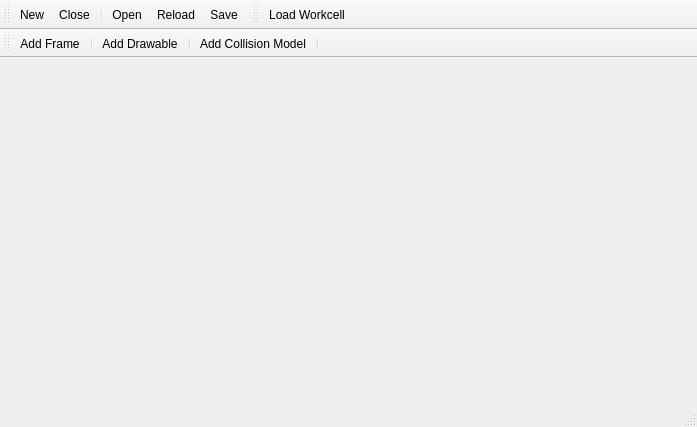
<?xml version="1.0" encoding="UTF-8"?>
<ui version="4.0">
 <class>WorkcellEditorWindow</class>
 <widget class="QMainWindow" name="WorkcellEditorWindow">
  <property name="geometry">
   <rect>
    <x>0</x>
    <y>0</y>
    <width>697</width>
    <height>427</height>
   </rect>
  </property>
  <property name="windowTitle">
   <string>Workcell Editor</string>
  </property>
  <widget class="QWidget" name="centralwidget"/>
  <widget class="QToolBar" name="_fileToolBar">
   <property name="windowTitle">
    <string>toolBar</string>
   </property>
   <attribute name="toolBarArea">
    <enum>TopToolBarArea</enum>
   </attribute>
   <attribute name="toolBarBreak">
    <bool>false</bool>
   </attribute>
   <addaction name="actionNew"/>
   <addaction name="actionClose"/>
   <addaction name="separator"/>
   <addaction name="actionOpen"/>
   <addaction name="actionReload"/>
   <addaction name="actionSave"/>
  </widget>
  <widget class="QToolBar" name="toolBar">
   <property name="windowTitle">
    <string>toolBar</string>
   </property>
   <attribute name="toolBarArea">
    <enum>TopToolBarArea</enum>
   </attribute>
   <attribute name="toolBarBreak">
    <bool>false</bool>
   </attribute>
   <addaction name="actionRun"/>
  </widget>
  <widget class="QStatusBar" name="statusbar"/>
  <widget class="QToolBar" name="toolBar_2">
   <property name="windowTitle">
    <string>toolBar_2</string>
   </property>
   <attribute name="toolBarArea">
    <enum>TopToolBarArea</enum>
   </attribute>
   <attribute name="toolBarBreak">
    <bool>true</bool>
   </attribute>
   <addaction name="actionAdd_Frame"/>
   <addaction name="separator"/>
   <addaction name="actionAdd_Drawable"/>
   <addaction name="separator"/>
   <addaction name="actionAdd_CollisionModel"/>
   <addaction name="separator"/>
  </widget>
  <action name="actionNew">
   <property name="icon">
    <iconset resource="../../rws/rwstudio_resources.qrc">
     <normaloff>:/images/new.png</normaloff>:/images/new.png</iconset>
   </property>
   <property name="text">
    <string>New</string>
   </property>
   <property name="shortcut">
    <string>Ctrl+Shift+N</string>
   </property>
  </action>
  <action name="actionOpen">
   <property name="icon">
    <iconset>
     <normalon>:/images/open.png</normalon>
    </iconset>
   </property>
   <property name="text">
    <string>Open</string>
   </property>
  </action>
  <action name="actionExit">
   <property name="text">
    <string>Exit</string>
   </property>
  </action>
  <action name="actionRun">
   <property name="icon">
    <iconset>
     <normalon>:/forward.png</normalon>
    </iconset>
   </property>
   <property name="text">
    <string>Load Workcell</string>
   </property>
   <property name="shortcut">
    <string>Ctrl+Return</string>
   </property>
  </action>
  <action name="actionSave">
   <property name="icon">
    <iconset>
     <normalon>:/filesave.png</normalon>
    </iconset>
   </property>
   <property name="text">
    <string>Save</string>
   </property>
   <property name="shortcut">
    <string>Ctrl+S</string>
   </property>
  </action>
  <action name="actionSave_As">
   <property name="text">
    <string>Save As...</string>
   </property>
  </action>
  <action name="actionReload">
   <property name="icon">
    <iconset>
     <normalon>:/reload.png</normalon>
    </iconset>
   </property>
   <property name="text">
    <string>Reload</string>
   </property>
  </action>
  <action name="actionClose">
   <property name="icon">
    <iconset resource="../../rws/rwstudio_resources.qrc">
     <normaloff>:/images/close.png</normaloff>
     <normalon>:/images/close.png</normalon>:/images/close.png</iconset>
   </property>
   <property name="text">
    <string>Close</string>
   </property>
  </action>
  <action name="actionSave_All">
   <property name="text">
    <string>Save All</string>
   </property>
  </action>
  <action name="actionAdd_Frame">
   <property name="text">
    <string>Add Frame</string>
   </property>
   <property name="toolTip">
    <string>Add Frame</string>
   </property>
   <property name="shortcut">
    <string>Ctrl+F</string>
   </property>
  </action>
  <action name="actionAdd_Drawable">
   <property name="text">
    <string>Add Drawable</string>
   </property>
   <property name="toolTip">
    <string>Add Drawable</string>
   </property>
   <property name="shortcut">
    <string>Ctrl+D</string>
   </property>
  </action>
  <action name="actionAdd_CollisionModel">
   <property name="text">
    <string>Add Collision Model</string>
   </property>
   <property name="toolTip">
    <string>Add Collision Model</string>
   </property>
  </action>
 </widget>
 <resources>
  <include location="../../rws/rwstudio_resources.qrc"/>
 </resources>
 <connections/>
</ui>
